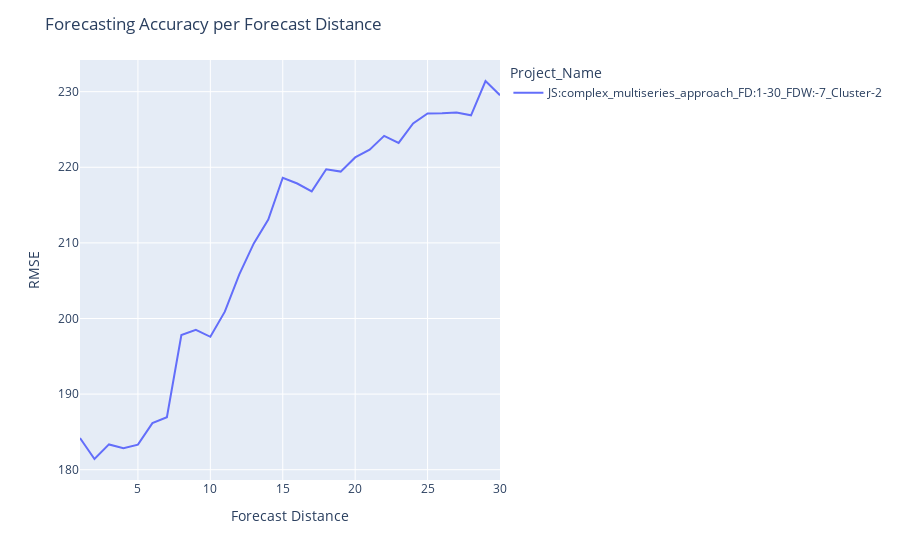
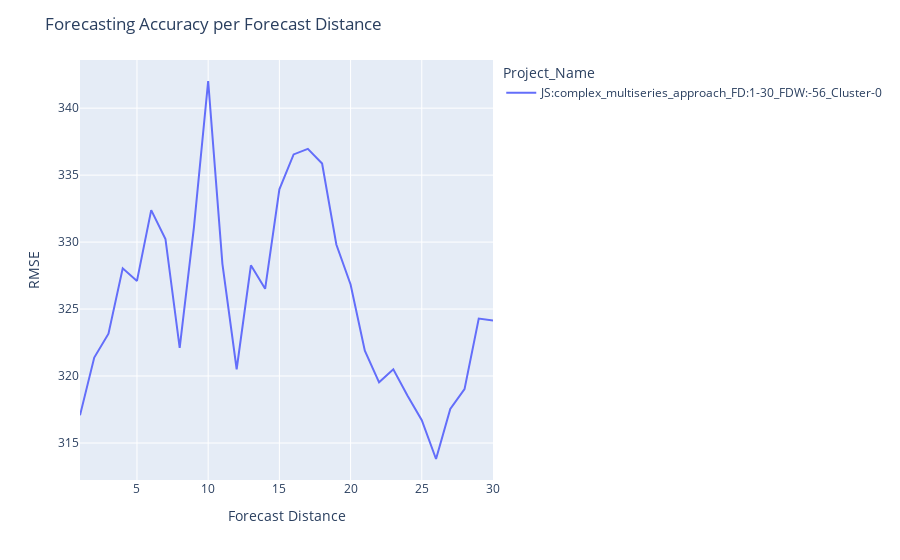
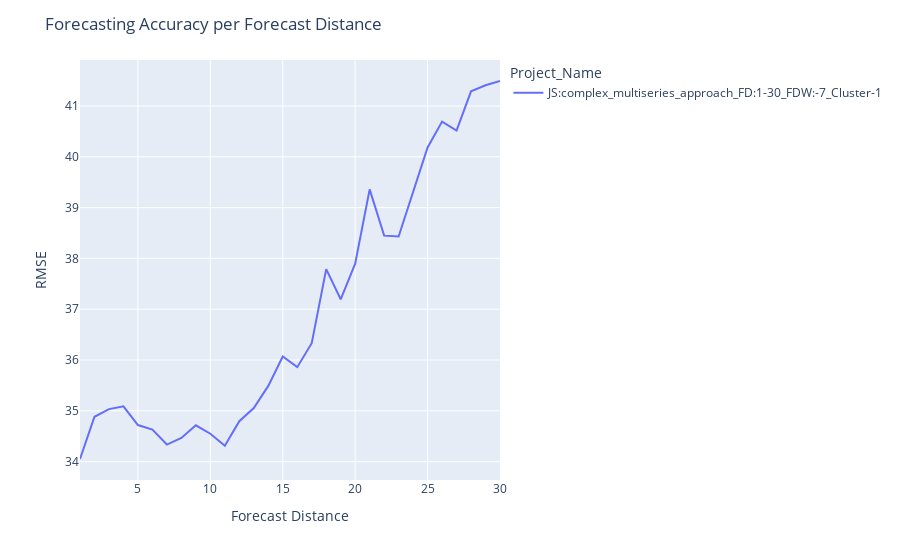

The code cell stored with these charts, in order, in its notebook:
### Markdown cell above
### Interestingly, RMSE and SMAPE tell the opposite story regarding performance.

### Regardless, we've build models here with < 1% Symmetrical Mean Absolute Percentage Error  (SMAPE), a series-scale agnostic value.

### Code cell
# this allows you to see how accuracy varies depending on how far into the future you are forecasting
# this is one of the main advantages of a forecast-distance modeling approach, as opposed to a rolling or recursive approach
ts.plot_fd_accuracy_by_cluster(df_w_clusters, project4_scores, project4_best, ts_settings, data_subset='allBacktests', metric='RMSE')

### Figure 1 — Plotly figure (JSON) as saved in the notebook; plotly's stock layout.template omitted (floating-point values rounded to 4 significant figures)
{"data": [{"hovertemplate": "Project_Name=JS:complex_multiseries_approach_FD:1-30_FDW:-7_Cluster-2<br>forecast_distance=%{x}<br>RMSE=%{y}<extra></extra>", "legendgroup": "JS:complex_multiseries_approach_FD:1-30_FDW:-7_Cluster-2", "line": {"color": "#636efa", "dash": "solid"}, "mode": "lines", "name": "JS:complex_multiseries_approach_FD:1-30_FDW:-7_Cluster-2", "orientation": "v", "showlegend": true, "type": "scatter", "x": [1, 2, 3, 4, 5, 6, 7, 8, 9, 10, 11, 12, 13, 14, 15, 16, 17, 18, 19, 20, 21, 22, 23, 24, 25, 26, 27, 28, 29, 30], "xaxis": "x", "y": [184.2, 181.4, 183.3, 182.8, 183.3, 186.2, 186.9, 197.8, 198.5, 197.6, 200.9, 205.8, 209.9, 213.1, 218.6, 217.9, 216.8, 219.7, 219.4, 221.3, 222.3, 224.2, 223.2, 225.8, 227.1, 227.1, 227.3, 226.9, 231.4, 229.5], "yaxis": "y"}], "layout": {"autosize": true, "legend": {"title": {"text": "Project_Name"}, "tracegroupgap": 0}, "margin": {"t": 60}, "title": {"text": "Forecasting Accuracy per Forecast Distance"}, "xaxis": {"anchor": "y", "autorange": true, "domain": [0, 1], "range": [1, 30], "title": {"text": "Forecast Distance"}, "type": "linear"}, "yaxis": {"anchor": "x", "autorange": true, "domain": [0, 1], "range": [178.6, 234.2], "title": {"text": "RMSE"}, "type": "linear"}}}

### Figure 2 — Plotly figure (JSON) as saved in the notebook; plotly's stock layout.template omitted (floating-point values rounded to 4 significant figures)
{"data": [{"hovertemplate": "Project_Name=JS:complex_multiseries_approach_FD:1-30_FDW:-56_Cluster-0<br>forecast_distance=%{x}<br>RMSE=%{y}<extra></extra>", "legendgroup": "JS:complex_multiseries_approach_FD:1-30_FDW:-56_Cluster-0", "line": {"color": "#636efa", "dash": "solid"}, "mode": "lines", "name": "JS:complex_multiseries_approach_FD:1-30_FDW:-56_Cluster-0", "orientation": "v", "showlegend": true, "type": "scatter", "x": [1, 2, 3, 4, 5, 6, 7, 8, 9, 10, 11, 12, 13, 14, 15, 16, 17, 18, 19, 20, 21, 22, 23, 24, 25, 26, 27, 28, 29, 30], "xaxis": "x", "y": [317.1, 321.4, 323.2, 328.0, 327.1, 332.4, 330.2, 322.1, 331.1, 342.0, 328.4, 320.5, 328.3, 326.5, 333.9, 336.5, 337.0, 335.9, 329.8, 326.8, 321.9, 319.5, 320.5, 318.5, 316.7, 313.8, 317.5, 319.0, 324.3, 324.2], "yaxis": "y"}], "layout": {"autosize": true, "legend": {"title": {"text": "Project_Name"}, "tracegroupgap": 0}, "margin": {"t": 60}, "title": {"text": "Forecasting Accuracy per Forecast Distance"}, "xaxis": {"anchor": "y", "autorange": true, "domain": [0, 1], "range": [1, 30], "title": {"text": "Forecast Distance"}, "type": "linear"}, "yaxis": {"anchor": "x", "autorange": true, "domain": [0, 1], "range": [312.2, 343.6], "title": {"text": "RMSE"}, "type": "linear"}}}

### Figure 3 — Plotly figure (JSON) as saved in the notebook; plotly's stock layout.template omitted (floating-point values rounded to 4 significant figures)
{"data": [{"hovertemplate": "Project_Name=JS:complex_multiseries_approach_FD:1-30_FDW:-7_Cluster-1<br>forecast_distance=%{x}<br>RMSE=%{y}<extra></extra>", "legendgroup": "JS:complex_multiseries_approach_FD:1-30_FDW:-7_Cluster-1", "line": {"color": "#636efa", "dash": "solid"}, "mode": "lines", "name": "JS:complex_multiseries_approach_FD:1-30_FDW:-7_Cluster-1", "orientation": "v", "showlegend": true, "type": "scatter", "x": [1, 2, 3, 4, 5, 6, 7, 8, 9, 10, 11, 12, 13, 14, 15, 16, 17, 18, 19, 20, 21, 22, 23, 24, 25, 26, 27, 28, 29, 30], "xaxis": "x", "y": [34.05, 34.88, 35.03, 35.09, 34.72, 34.63, 34.34, 34.47, 34.72, 34.55, 34.31, 34.8, 35.05, 35.49, 36.07, 35.86, 36.33, 37.79, 37.19, 37.9, 39.36, 38.45, 38.43, 39.29, 40.18, 40.69, 40.52, 41.29, 41.41, 41.49], "yaxis": "y"}], "layout": {"autosize": true, "legend": {"title": {"text": "Project_Name"}, "tracegroupgap": 0}, "margin": {"t": 60}, "title": {"text": "Forecasting Accuracy per Forecast Distance"}, "xaxis": {"anchor": "y", "autorange": true, "domain": [0, 1], "range": [1, 30], "title": {"text": "Forecast Distance"}, "type": "linear"}, "yaxis": {"anchor": "x", "autorange": true, "domain": [0, 1], "range": [33.64, 41.91], "title": {"text": "RMSE"}, "type": "linear"}}}
